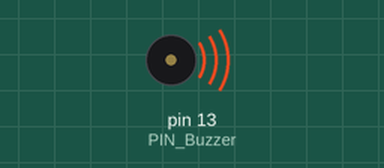
Simulated run of this sketch. Board: Arduino Mega 2560, built with avr-gcc and run on an emulated ATmega2560. Parts: buzzer (waves = sounding).

Above: at 0.05 s.
Timing chart, 0 to 3.0 s (numbered marks = the images above):
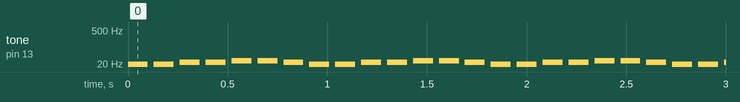

Measured:
- by itself, tone on pin 13 (PIN_Buzzer): repeats every 0.91 s: silent 0.03 s, 16 Hz 0.10 s, 2 × (silent 0.03 s, 24 Hz 0.10 s), 2 × (silent 0.03 s, 27 Hz 0.10 s), silent 0.03 s, 24 Hz 0.10 s, silent 0.03 s, 16 Hz 0.10 s

The sketch:

Buzzer_Simple_Test.ino
```cpp
/*
* Buzzer Arduino Tutorial
* by @PastorEdu
*/

// 振动频率与音符对应表
//    http://www.phy.mtu.edu/~suits/notefreqs.html
// 下面这一堆 #define 都是把振动的数值对应上音符的，因为音符我们能看懂，但数值却很难记住
#define  note_C0  16.35  //C0
#define  note_Db0 17.32  //C#0/Db0
#define  note_D0  18.35  //D0
#define  note_Eb0 19.45 //D#0/Eb0
#define  note_E0  20.6  //E0
#define  note_F0  21.83  //F0
#define  note_Gb0 23.12  //F#0/Gb0
#define  note_G0  24.5  //G0
#define  note_Ab0 25.96  //G#0/Ab0
#define  note_A0  27.5  //A0
#define  note_Bb0 29.14  //A#0/Bb0
#define  note_B0  30.87  //B0
#define  note_C1  32.7  //C1
#define  note_Db1 34.65  //C#1/Db1
#define  note_D1  36.71  //D1
#define  note_Eb1 38.89  //D#1/Eb1
#define  note_E1  41.2  //E1
#define  note_F1  43.65  //F1
#define  note_Gb1 46.25  //F#1/Gb1
#define  note_G1  49 //G1
#define  note_Ab1 51.91  //G#1/Ab1
#define  note_A1  55  //A1
#define  note_Bb1 58.27  //A#1/Bb1
#define  note_B1  61.74  //B1
#define  note_C2  65.41  //C2 (Middle C)
#define  note_Db2 69.3  //C#2/Db2
#define  note_D2  73.42  //D2
#define  note_Eb2 77.78  //D#2/Eb2
#define  note_E2  82.41  //E2
#define  note_F2  87.31  //F2
#define  note_Gb2 92.5  //F#2/Gb2
#define  note_G2  98  //G2
#define  note_Ab2 103.83  //G#2/Ab2
#define  note_A2  110  //A2
#define  note_Bb2 116.54  //A#2/Bb2
#define  note_B2  123.47  //B2
#define  note_C3  130.81  //C3
#define  note_Db3 138.59  //C#3/Db3
#define  note_D3  146.83  //D3
#define  note_Eb3 155.56  //D#3/Eb3
#define  note_E3  164.81  //E3
#define  note_F3  174.61  //F3
#define  note_Gb3 185  //F#3/Gb3
#define  note_G3  196  //G3
#define  note_Ab3 207.65  //G#3/Ab3
#define  note_A3  220  //A3
#define  note_Bb3 233.08  //A#3/Bb3
#define  note_B3  246.94  //B3
#define  note_C4  261.63  //C4
#define  note_Db4 277.18  //C#4/Db4
#define  note_D4  293.66  //D4
#define  note_Eb4 311.13  //D#4/Eb4
#define  note_E4  329.63  //E4
#define  note_F4  349.23  //F4
#define  note_Gb4 369.99  //F#4/Gb4
#define  note_G4  392  //G4
#define  note_Ab4 415.3  //G#4/Ab4
#define  note_A4  440  //A4
#define  note_Bb4 466.16  //A#4/Bb4
#define  note_B4  493.88  //B4
#define  note_C5  523.25  //C5
#define  note_Db5 554.37  //C#5/Db5
#define  note_D5  587.33  //D5
#define  note_Eb5 622.25  //D#5/Eb5
#define  note_E5  659.26  //E5
#define  note_F5  698.46  //F5
#define  note_Gb5 739.99  //F#5/Gb5
#define  note_G5  783.99  //G5
#define  note_Ab5 830.61  //G#5/Ab5
#define  note_A5  880  //A5
#define  note_Bb5 932.33  //A#5/Bb5
#define  note_B5  987.77  //B5
#define  note_C6  1046.5  //C6
#define  note_Db6 1108.73  //C#6/Db6
#define  note_D6  1174.66  //D6
#define  note_Eb6 1244.51  //D#6/Eb6
#define  note_E6  1318.51  //E6
#define  note_F6  1396.91  //F6
#define  note_Gb6 1479.98  //F#6/Gb6
#define  note_G6  1567.98  //G6
#define  note_Ab6 1661.22  //G#6/Ab6
#define  note_A6  1760  //A6
#define  note_Bb6 1864.66  //A#6/Bb6
#define  note_B6  1975.53  //B6
#define  note_C7  2093  //C7
#define  note_Db7 2217.46  //C#7/Db7
#define  note_D7  2349.32  //D7
#define  note_Eb7 2489.02  //D#7/Eb7
#define  note_E7  2637.02  //E7
#define  note_F7  2793.83  //F7
#define  note_Gb7 2959.96  //F#7/Gb7
#define  note_G7  3135.96  //G7
#define  note_Ab7 3322.44  //G#7/Ab7
#define  note_A7  3520  //A7
#define  note_Bb7 3729.31  //A#7/Bb7
#define  note_B7  3951.07  //B7
#define  note_C8  4186.01  //C8
#define  note_Db8 4434.92  //C#8/Db8
#define  note_D8  4698.64  //D8
#define  note_Eb8 4978.03  //D#8/Eb8

// 这里把蜂鸣器的输出接到了 D13，可以根据自己的需求设置，接A0 - A3也可以
#define PIN_Buzzer  13

void setup() {
  Serial.begin(9600);
}

void loop() {
  // 重复演奏小星星的第一小节
  _tone(note_C0,100,30);
  _tone(note_C0,100,30);
  _tone(note_G0,100,30);
  _tone(note_G0,100,30);
  _tone(note_A0,100,30);
  _tone(note_A0,100,30);
  _tone(note_G0,100,30);

}

void _tone (float noteFrequency, long noteDuration, int silentDuration){

    // 这个函数控制单个音符，就好像钢琴里的一个琴键一样

      if(silentDuration==0){silentDuration=1;}

      tone(PIN_Buzzer, noteFrequency, noteDuration); //奏起音符
      delay(noteDuration);                           //持续一段时间
      noTone(PIN_Buzzer);                            //停止音符
      delay(silentDuration);                         //持续一段时间
}
```
